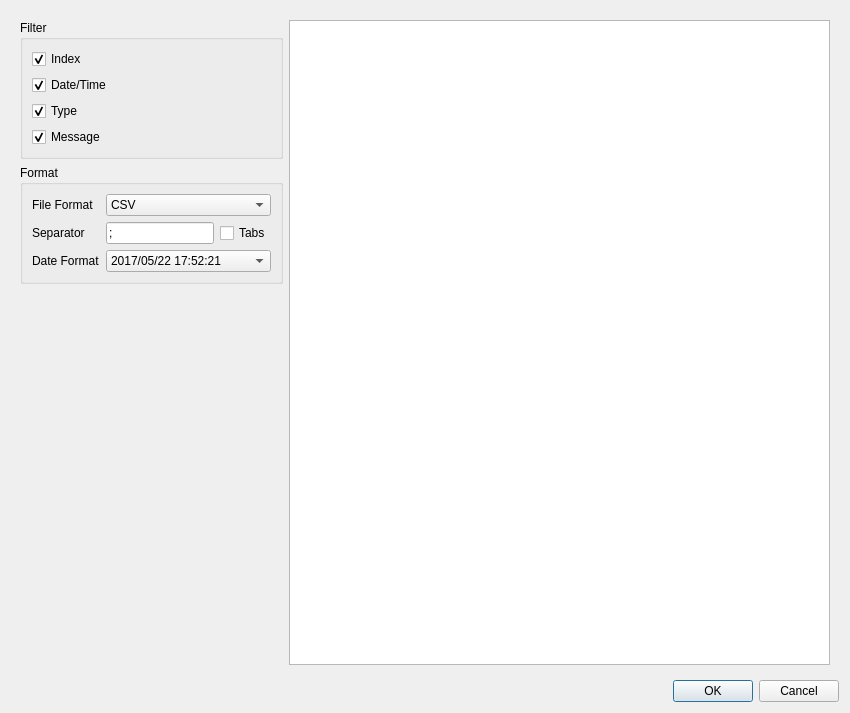
<?xml version="1.0" encoding="UTF-8"?>
<ui version="4.0">
 <class>ExportLogsDialog</class>
 <widget class="QDialog" name="ExportLogsDialog">
  <property name="geometry">
   <rect>
    <x>0</x>
    <y>0</y>
    <width>850</width>
    <height>713</height>
   </rect>
  </property>
  <property name="windowTitle">
   <string>Export</string>
  </property>
  <layout class="QVBoxLayout" name="verticalLayout">
   <item>
    <widget class="QWidget" name="widget_2" native="true">
     <property name="minimumSize">
      <size>
       <width>222</width>
       <height>0</height>
      </size>
     </property>
     <layout class="QHBoxLayout" name="horizontalLayout_3" stretch="0,100">
      <item>
       <widget class="QWidget" name="widget" native="true">
        <property name="minimumSize">
         <size>
          <width>0</width>
          <height>0</height>
         </size>
        </property>
        <layout class="QVBoxLayout" name="verticalLayout_2">
         <property name="leftMargin">
          <number>0</number>
         </property>
         <property name="topMargin">
          <number>0</number>
         </property>
         <property name="rightMargin">
          <number>0</number>
         </property>
         <property name="bottomMargin">
          <number>0</number>
         </property>
         <item>
          <widget class="QGroupBox" name="horizontalGroupBox">
           <property name="title">
            <string>Filter</string>
           </property>
           <layout class="QHBoxLayout" name="horizontalLayout">
            <item>
             <layout class="QGridLayout" name="gridLayout">
              <item row="1" column="0">
               <widget class="QCheckBox" name="exportIndex">
                <property name="text">
                 <string>Index</string>
                </property>
                <property name="checked">
                 <bool>true</bool>
                </property>
               </widget>
              </item>
              <item row="6" column="0">
               <widget class="QCheckBox" name="exportMessage">
                <property name="text">
                 <string>Message</string>
                </property>
                <property name="checked">
                 <bool>true</bool>
                </property>
               </widget>
              </item>
              <item row="2" column="0">
               <widget class="QCheckBox" name="exportTimePoint">
                <property name="text">
                 <string>Date/Time</string>
                </property>
                <property name="checked">
                 <bool>true</bool>
                </property>
               </widget>
              </item>
              <item row="4" column="0">
               <widget class="QCheckBox" name="exportType">
                <property name="text">
                 <string>Type</string>
                </property>
                <property name="checked">
                 <bool>true</bool>
                </property>
               </widget>
              </item>
             </layout>
            </item>
           </layout>
          </widget>
         </item>
         <item>
          <widget class="QGroupBox" name="groupBox">
           <property name="title">
            <string>Format</string>
           </property>
           <layout class="QGridLayout" name="gridLayout_2">
            <item row="0" column="0">
             <widget class="QLabel" name="label_3">
              <property name="text">
               <string>File Format</string>
              </property>
             </widget>
            </item>
            <item row="1" column="0">
             <widget class="QLabel" name="label_6">
              <property name="text">
               <string>Separator</string>
              </property>
             </widget>
            </item>
            <item row="1" column="1">
             <widget class="QLineEdit" name="separator">
              <property name="text">
               <string>;</string>
              </property>
              <property name="maxLength">
               <number>2</number>
              </property>
             </widget>
            </item>
            <item row="2" column="0">
             <widget class="QLabel" name="label_5">
              <property name="text">
               <string>Date Format</string>
              </property>
             </widget>
            </item>
            <item row="1" column="2">
             <widget class="QCheckBox" name="tabSeparator">
              <property name="text">
               <string>Tabs</string>
              </property>
             </widget>
            </item>
            <item row="0" column="1" colspan="2">
             <widget class="QComboBox" name="fileFormat">
              <item>
               <property name="text">
                <string>CSV</string>
               </property>
              </item>
             </widget>
            </item>
            <item row="2" column="1" colspan="2">
             <widget class="QComboBox" name="dateFormat">
              <item>
               <property name="text">
                <string>2017/05/22 17:52:21</string>
               </property>
              </item>
              <item>
               <property name="text">
                <string>2017-05-22 17:52:21</string>
               </property>
              </item>
              <item>
               <property name="text">
                <string>22-05-2017 17:52:21</string>
               </property>
              </item>
              <item>
               <property name="text">
                <string>05/22/2017 17:52:21</string>
               </property>
              </item>
             </widget>
            </item>
           </layout>
          </widget>
         </item>
         <item>
          <spacer name="verticalSpacer">
           <property name="orientation">
            <enum>Qt::Vertical</enum>
           </property>
           <property name="sizeHint" stdset="0">
            <size>
             <width>20</width>
             <height>40</height>
            </size>
           </property>
          </spacer>
         </item>
        </layout>
       </widget>
      </item>
      <item>
       <widget class="QWidget" name="widget_3" native="true">
        <property name="minimumSize">
         <size>
          <width>222</width>
          <height>0</height>
         </size>
        </property>
        <layout class="QVBoxLayout" name="verticalLayout_3">
         <property name="leftMargin">
          <number>0</number>
         </property>
         <property name="topMargin">
          <number>0</number>
         </property>
         <property name="rightMargin">
          <number>0</number>
         </property>
         <property name="bottomMargin">
          <number>0</number>
         </property>
         <item>
          <widget class="QTextEdit" name="previewText">
           <property name="font">
            <font>
             <family>Courier 10 Pitch</family>
            </font>
           </property>
           <property name="lineWrapMode">
            <enum>QTextEdit::NoWrap</enum>
           </property>
           <property name="readOnly">
            <bool>true</bool>
           </property>
          </widget>
         </item>
        </layout>
       </widget>
      </item>
     </layout>
    </widget>
   </item>
   <item>
    <widget class="QDialogButtonBox" name="buttonBox">
     <property name="orientation">
      <enum>Qt::Horizontal</enum>
     </property>
     <property name="standardButtons">
      <set>QDialogButtonBox::Cancel|QDialogButtonBox::Ok</set>
     </property>
    </widget>
   </item>
  </layout>
 </widget>
 <tabstops>
  <tabstop>exportIndex</tabstop>
  <tabstop>exportTimePoint</tabstop>
  <tabstop>exportType</tabstop>
  <tabstop>exportMessage</tabstop>
  <tabstop>fileFormat</tabstop>
  <tabstop>separator</tabstop>
  <tabstop>tabSeparator</tabstop>
  <tabstop>dateFormat</tabstop>
  <tabstop>previewText</tabstop>
 </tabstops>
 <resources/>
 <connections>
  <connection>
   <sender>buttonBox</sender>
   <signal>accepted()</signal>
   <receiver>ExportLogsDialog</receiver>
   <slot>accept()</slot>
   <hints>
    <hint type="sourcelabel">
     <x>257</x>
     <y>653</y>
    </hint>
    <hint type="destinationlabel">
     <x>157</x>
     <y>274</y>
    </hint>
   </hints>
  </connection>
  <connection>
   <sender>buttonBox</sender>
   <signal>rejected()</signal>
   <receiver>ExportLogsDialog</receiver>
   <slot>reject()</slot>
   <hints>
    <hint type="sourcelabel">
     <x>325</x>
     <y>653</y>
    </hint>
    <hint type="destinationlabel">
     <x>286</x>
     <y>274</y>
    </hint>
   </hints>
  </connection>
  <connection>
   <sender>tabSeparator</sender>
   <signal>toggled(bool)</signal>
   <receiver>separator</receiver>
   <slot>setDisabled(bool)</slot>
   <hints>
    <hint type="sourcelabel">
     <x>398</x>
     <y>340</y>
    </hint>
    <hint type="destinationlabel">
     <x>332</x>
     <y>348</y>
    </hint>
   </hints>
  </connection>
 </connections>
</ui>
